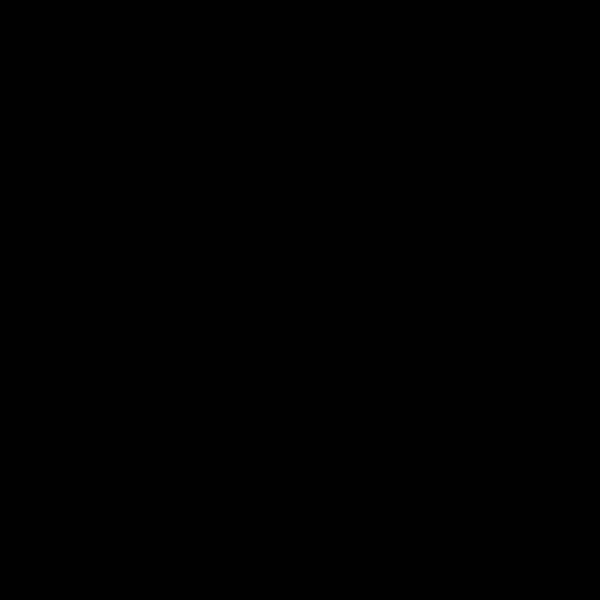
Frame 1 (no input)
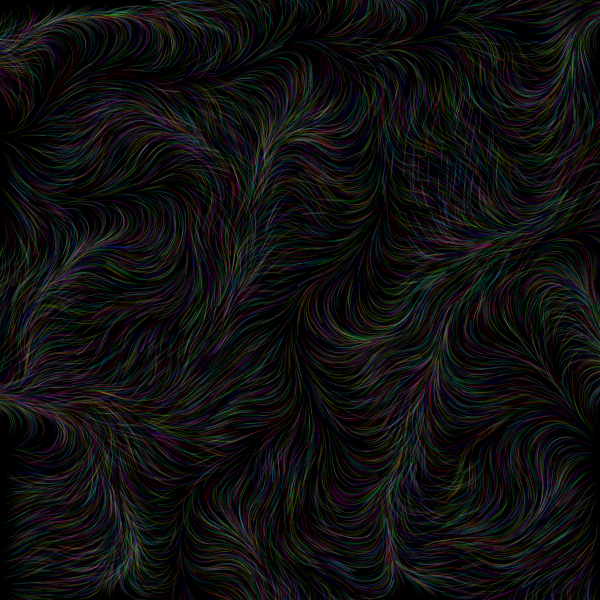
Frame 60 (the mouse pressed at the canvas centre just before this capture)
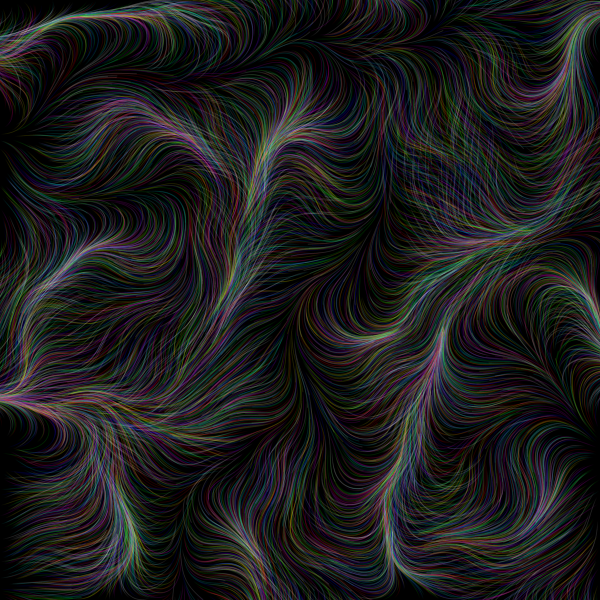
Frame 120 (the mouse held since frame 60 and released just before this capture)

The Processing sketch that drew these frames (run headless with seeded random() and noise(); from frame 60 on, the mouse is pressed at the canvas centre):

// Processing sketch: processing_96117
// ── processing_96117.pde

int elapsedFrames = 0;
int maxCol=7;
int stepsPerDraw=1;
float offsetX=random(10);
float offsetY=random(10);
float timeVariance = 0.01;
float colorSeparation = 0.01;
int maxLifeTime = 10;
int numberOfPoints = 15000;

ArrayList points = new ArrayList();

void setup() {
  smooth();
  size(600, 600);
  background(0);
  createPoints();
}

void draw() {
  for (int step=0;step<stepsPerDraw;step++)
  {
    for (int i = 0; i < points.size(); i++) {
      Point localPoint = (Point) points.get(i);

      if (localPoint.isDead == true) {
        points.remove(i);
      }

      localPoint.update();
      localPoint.draw();
    }
  }
  elapsedFrames++;
} 

void keyPressed() {
  if (key == ' ') {
    offsetX=random(10);
    offsetY=random(10);

    for (int i = 0; i < points.size(); i++) {
      Point localPoint = (Point) points.get(i);
      localPoint.isDead = true;
    }
    noStroke();
    fill(0);
    rect(0, 0, width, height);
    createPoints();
  }
  if (key == 'r') {
    createPoints();
  }
}

void createPoints() {
  for (int i = 0; i < numberOfPoints; i++) {
    PVector pos = new PVector(random(width), random(height));
    PVector vel = new PVector(0, 0);
    Point punt = new Point(pos, vel, maxLifeTime*0.5+random(maxLifeTime*0.5), (int)random(maxCol));      
    points.add(punt);
  }
}

class Point {   
  PVector pos, vel, noiseVec;
  float noiseFloat, lifeTime, age;
  boolean isDead;
  int col;

  public Point(PVector _pos, PVector _vel, float _lifeTime, int _col) {
    pos = _pos;
    vel = _vel;
    col = _col;
    lifeTime = _lifeTime;
    age = 0;
    isDead = false;
    noiseVec = new PVector();
  }

  void update() {
    noiseFloat = noise(offsetX+pos.x * 0.0025, offsetY+pos.y * 0.0025, col*colorSeparation+cos(elapsedFrames*0.01)*timeVariance);
    noiseVec.x = cos(((noiseFloat -0.3) * TWO_PI) * 5);
    noiseVec.y = sin(((noiseFloat - 0.3) * TWO_PI) * 5);

    vel.add(noiseVec);
    vel.div(3);
    pos.add(vel);

    if (1.0-(age/lifeTime) == 0) {
      isDead = true;
    }

    if (pos.x < 0 || pos.x > width || pos.y < 0 || pos.y > height) {
      isDead = true;
    }

    age++;
  }

  void draw() {   
    //fill(vel.x * 255, vel.y * 255, pos.x * 100 ,20);
    int r, g, b;
    switch(col)
    {
    case 0: 
      r=255; 
      g=255; 
      b=0; 
      break;
    case 1: 
      r=255; 
      g=0; 
      b=255; 
      break;

    case 2: 
      r=0; 
      g=255; 
      b=255; 
      break;
    case 3: 
      r=255; 
      g=0; 
      b=0; 
      break;  
    case 4: 
      r=0; 
      g=255; 
      b=0; 
      break;   
    case 5: 
      r=0; 
      g=0; 
      b=255;
      break;   
    default:
      r=255;
      g=255; 
      b=255;
      break;
    }
    fill(r, g, b, min( 20, age));
    noStroke();
    //ellipse(pos.x, pos.y, 1-(age/lifeTime), 1-(age/lifeTime));    
    ellipse(pos.x, pos.y, 1, 1);
  }
};
